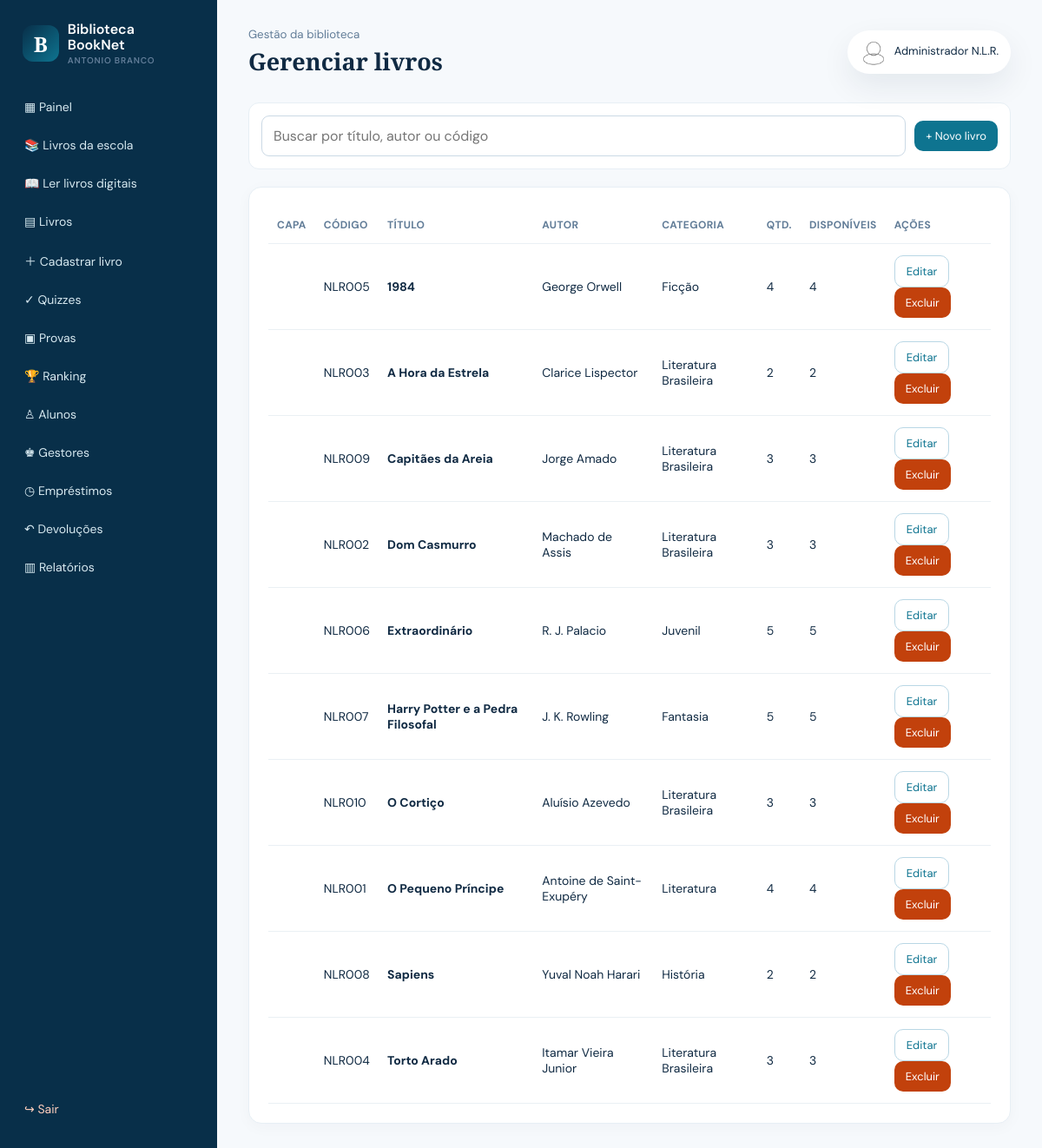
Screenshot of /admin/livros.php (signed in) with the database file from the repository.
### tables this page shows
CREATE TABLE IF NOT EXISTS livros(id INT UNSIGNED AUTO_INCREMENT PRIMARY KEY,codigo_barras VARCHAR(80) UNIQUE,isbn VARCHAR(30),titulo VARCHAR(255) NOT NULL,autor VARCHAR(180) NOT NULL,categoria VARCHAR(100),editora VARCHAR(150),ano_publicacao SMALLINT UNSIGNED,quantidade INT UNSIGNED NOT NULL DEFAULT 0,quantidade_disponivel INT UNSIGNED NOT NULL DEFAULT 0,descricao TEXT,biografia_autor TEXT,capa VARCHAR(255),arquivo_pdf VARCHAR(255),created_at TIMESTAMP DEFAULT CURRENT_TIMESTAMP,updated_at TIMESTAMP DEFAULT CURRENT_TIMESTAMP ON UPDATE CURRENT_TIMESTAMP,INDEX(titulo),INDEX(autor),INDEX(categoria));

### config/functions.php (called while the page is built, shortened)
<?php
require_once __DIR__ . '/database.php';
function e(?string $value): string { return htmlspecialchars((string)$value, ENT_QUOTES, 'UTF-8'); }
function base_url(string $path = ''): string {
    $script = str_replace('\\', '/', $_SERVER['SCRIPT_NAME'] ?? '/index.php');
    if (preg_match('~/(?:admin|aluno|api)/[^/]+$~', $script)) {
        $folder = preg_replace('~/(?:admin|aluno|api)/[^/]+$~', '', $script);
    } else {
        $folder = rtrim(str_replace('\\', '/', dirname($script)), '/');
    }
    return $folder . ($path !== '' ? '/' . ltrim($path, '/') : '');
}

### config/auth.php (called while the page is built, shortened)
<?php
require_once __DIR__ . '/functions.php';
function user(): ?array { return $_SESSION['user'] ?? null; }
function is_admin(): bool { return in_array(user()['tipo'] ?? '', ['administrador','gestor','bibliotecario'], true); }

### config/database.php (called while the page is built, shortened)
<?php
function db(): PDO {
    static $pdo = null;
    if ($pdo === null) {
        $pdo = new PDO('mysql:host=' . DB_HOST . ';dbname=' . DB_NAME . ';charset=utf8mb4', DB_USER, DB_PASS, [
            PDO::ATTR_ERRMODE => PDO::ERRMODE_EXCEPTION,
            PDO::ATTR_DEFAULT_FETCH_MODE => PDO::FETCH_ASSOC,
            PDO::ATTR_EMULATE_PREPARES => false,
        ]);
    }
    return $pdo;
}

### admin/livros.php (the view)
<?php require_once __DIR__.'/../config/auth.php';require_admin();if($_SERVER['REQUEST_METHOD']==='POST'){verify_csrf();$id=(int)$_POST['id'];$active=db()->prepare("SELECT COUNT(*) FROM emprestimos WHERE livro_id=?");$active->execute([$id]);if($active->fetchColumn())flash('error','Este livro possui empréstimos registrados (ativos ou no histórico) e não pode ser excluído.');else{try{db()->prepare('DELETE FROM livros WHERE id=?')->execute([$id]);flash('success','Livro excluído.');}catch(PDOException $e){flash('error','Não foi possível excluir este livro.');}}redirect('admin/livros.php');}$q=trim($_GET['q']??'');$s=db()->prepare('SELECT * FROM livros WHERE titulo LIKE ? OR autor LIKE ? OR codigo_barras LIKE ? ORDER BY titulo');$s->execute(array_fill(0,3,'%'.$q.'%'));$books=$s->fetchAll();$pageTitle='Gerenciar livros';require __DIR__.'/../includes/header.php';require __DIR__.'/../includes/dashboard-nav.php';?><div class="filterbar"><div class="searchbar"><form><input name="q" value="<?=e($q)?>" placeholder="Buscar por título, autor ou código"></form></div><a class="btn btn-small" href="<?=base_url('admin/cadastrar-livro.php')?>">+ Novo livro</a></div><section class="panel"><div class="table-wrap"><table><thead><tr><th>Capa</th><th>Código</th><th>Título</th><th>Autor</th><th>Categoria</th><th>Qtd.</th><th>Disponíveis</th><th>Ações</th></tr></thead><tbody><?php foreach($books as $l):?><tr><td><?php if($l['capa']):?><img class="mini-cover" src="<?=base_url('assets/uploads/capas/'.$l['capa'])?>" alt=""><?php endif;?></td><td><?=e($l['codigo_barras'])?></td><td><b><?=e($l['titulo'])?></b></td><td><?=e($l['autor'])?></td><td><?=e($l['categoria'])?></td><td><?=$l['quantidade']?></td><td><?=$l['quantidade_disponivel']?></td><td><a class="btn btn-small btn-outline" href="<?=base_url('admin/editar-livro.php?id='.(int)$l['id'])?>">Editar</a> <form method="post" style="display:inline"><?=csrf_field()?><input type="hidden" name="id" value="<?=$l['id']?>"><button class="btn btn-small btn-danger" data-confirm="Excluir este livro?">Excluir</button></form></td></tr><?php endforeach;?></tbody></table></div></section><?php require __DIR__.'/../includes/dashboard-footer.php';?>

### includes/header.php (shortened to what this page needs)
<?php require_once __DIR__ . '/../config/auth.php'; $pageTitle = $pageTitle ?? 'Biblioteca BookNet'; $flash = get_flash(); ?>
<!doctype html><html lang="pt-BR"><head><link rel="stylesheet" href="<?= base_url('assets/css/style.css') ?>"></head><body>

### includes/dashboard-nav.php
<?php $admin = is_admin(); ?>
<div class="app-shell"><aside class="sidebar"><a class="brand" href="<?= base_url('index.php') ?>"><span class="brand-mark">B</span><span>Biblioteca BookNet<small>Antonio Branco</small></span></a><nav>
<a href="<?= base_url($admin?'admin/dashboard.php':'aluno/dashboard.php') ?>">▦ Painel</a><a href="<?= base_url('aluno/livros-escola.php') ?>">📚 Livros da escola</a><a href="<?= base_url('aluno/livros-digitais.php') ?>">📖 Ler livros digitais</a>
<?php if(!$admin): ?><a href="<?= base_url('aluno/meus-emprestimos.php') ?>">◷ Meus empréstimos</a><a href="<?= base_url('aluno/historico.php') ?>">↶ Histórico</a><a href="<?= base_url('aluno/quizzes.php') ?>">✓ Quizzes</a><a href="<?= base_url('aluno/provas.php') ?>">▣ Provas</a><a href="<?= base_url('aluno/ranking.php') ?>">🏆 Ranking</a><a href="<?= base_url('aluno/central.php') ?>">★ Minha biblioteca</a><a href="<?= base_url('aluno/chat.php') ?>">◌ Chat dos alunos</a><a href="<?= base_url('aluno/perfil.php') ?>">◉ Meu perfil</a><?php else: ?><a href="<?= base_url('admin/livros.php') ?>">▤ Livros</a><a href="<?= base_url('admin/cadastrar-livro.php') ?>">＋ Cadastrar livro</a><a href="<?= base_url('admin/quizzes.php') ?>">✓ Quizzes</a><a href="<?= base_url('admin/provas.php') ?>">▣ Provas</a><a href="<?= base_url('aluno/ranking.php') ?>">🏆 Ranking</a><a href="<?= base_url('admin/alunos.php') ?>">♙ Alunos</a><a href="<?= base_url('admin/gestores.php') ?>">♚ Gestores</a><a href="<?= base_url('admin/emprestimos.php') ?>">◷ Empréstimos</a><a href="<?= base_url('admin/devolucoes.php') ?>">↶ Devoluções</a><a href="<?= base_url('admin/relatorios.php') ?>">▥ Relatórios</a><?php endif; ?>
</nav><a class="logout" href="<?= base_url('logout.php') ?>">↪ Sair</a></aside><main class="app-main"><header class="app-top"><button class="menu-toggle" aria-label="Abrir menu">☰</button><div><small><?= $admin ? 'Gestão da biblioteca' : 'Área do aluno' ?></small><h1><?= e($pageTitle) ?></h1></div><div class="user-pill"><img src="<?= base_url(user()['foto'] ?? 'assets/uploads/perfis/default.png') ?>" style="width:32px;height:32px;border-radius:50%;object-fit:cover;vertical-align:middle;margin-right:8px"><?= e(user()['nome'] ?? '') ?></div></header>

### includes/dashboard-footer.php
</main></div></body></html>

### assets/css/style.css (style rules this page uses)
:root { --navy:#082f49;--blue:#0e7490;--sky:#38bdf8;--ink:#102a43;--muted:#627d98;--paper:#f6f9fc;--line:#d9e2ec;--white:#fff;--danger:#c2410c;--success:#047857;--shadow:0 14px 35px #102a4314 }
* { box-sizing:border-box }
body { margin:0;background:var(--paper);color:var(--ink);font:16px 'DM Sans',sans-serif }
a { color:inherit;text-decoration:none }
.brand { display:flex;align-items:center;gap:10px;font-weight:600;line-height:1.1 }
.brand small { display:block;font-size:10px;color:var(--muted);letter-spacing:.08em;text-transform:uppercase;margin-top:4px }
.brand-mark { background:linear-gradient(135deg,var(--navy),var(--blue));color:#fff;font:700 24px 'Playfair Display';width:42px;height:42px;border-radius:12px;display:grid;place-items:center }
.btn { display:inline-flex;align-items:center;justify-content:center;border:0;border-radius:10px;background:var(--blue);color:white;font:600 15px inherit;padding:13px 21px;cursor:pointer;transition:.2s }
.btn-outline { background:transparent;color:var(--blue);border:1px solid #b9d7e5 }
.btn-danger { background:var(--danger) }
.btn-small { padding:9px 13px;font-size:13px }
.form-group input,.form-group select,.form-group textarea,.searchbar input { width:100%;padding:12px 13px;border:1px solid #cbd9e5;border-radius:9px;font:inherit;color:var(--ink);background:#fff }
.app-shell { display:flex;min-height:100vh }
.sidebar { background:var(--navy);color:#d7e9f0;width:250px;padding:25px 16px;display:flex;flex-direction:column;position:fixed;inset:0 auto 0 0 }
.sidebar .brand { color:#fff;margin:0 10px 28px }
.sidebar nav { display:grid;gap:4px }
.sidebar nav a,.logout { border-radius:8px;padding:11px 12px;font-size:14px }
.logout { margin-top:auto;color:#ffcfbd }
.app-main { margin-left:250px;width:calc(100% - 250px);padding:28px max(3vw,20px) }
.app-top { display:flex;align-items:center;justify-content:space-between;margin-bottom:26px }
.app-top h1 { font:700 27px 'Playfair Display';margin:3px 0 }
.app-top small { color:var(--muted) }
.user-pill { background:#fff;border-radius:99px;padding:9px 14px;font-size:13px;box-shadow:var(--shadow) }
.panel { background:#fff;border:1px solid #e7eff5;border-radius:15px;padding:22px;margin-top:20px;box-shadow:0 4px 18px #102a4308 }
.table-wrap { overflow:auto }
table { width:100%;border-collapse:collapse;font-size:14px }
th { text-align:left;color:var(--muted);font-size:12px;text-transform:uppercase;letter-spacing:.03em }
th,td { padding:13px 10px;border-bottom:1px solid #eaf0f4;vertical-align:middle }
.filterbar { display:flex;gap:10px;align-items:center;background:#fff;padding:14px;border:1px solid #e7eff5;border-radius:12px;margin-bottom:20px }
.searchbar { flex:1 }
html { -webkit-text-size-adjust:100% }
img,video,iframe { max-width:100% }
.sidebar { overflow-y:auto;-webkit-overflow-scrolling:touch }
.btn,.menu-toggle,.password-toggle,.sidebar nav a { touch-action:manipulation }
html { scroll-behavior:smooth }
body { min-width:320px;overflow-x:hidden }
input,select,textarea,button { max-width:100%;font:inherit }
button,a,.btn { -webkit-tap-highlight-color:transparent }
.nav nav a,.sidebar nav a { overflow-wrap:anywhere }
.app-main>* { min-width:0 }
.panel,.card,.metric,.book-card,.auth-card { min-width:0 }
.table-wrap { width:100%;max-width:100%;overflow-x:auto;overscroll-behavior-x:contain }
.table-wrap table { min-width:620px }
img,video,iframe { height:auto }
.form-group input,.form-group select,.form-group textarea, .searchbar input { min-height:44px;max-width:100% }

### rows the page displays
livros: codigo_barras "NLR005", titulo "1984", autor "George Orwell", categoria "Ficção", quantidade "4", quantidade_disponivel "4"
livros: codigo_barras "NLR003", titulo "A Hora da Estrela", autor "Clarice Lispector", categoria "Literatura Brasileira", quantidade "2", quantidade_disponivel "2"
livros: codigo_barras "NLR009", titulo "Capitães da Areia", autor "Jorge Amado", categoria "Literatura Brasileira", quantidade "3", quantidade_disponivel "3"
livros: codigo_barras "NLR002", titulo "Dom Casmurro", autor "Machado de Assis", categoria "Literatura Brasileira", quantidade "3", quantidade_disponivel "3"
livros: codigo_barras "NLR006", titulo "Extraordinário", autor "R. J. Palacio", categoria "Juvenil", quantidade "5", quantidade_disponivel "5"
livros: codigo_barras "NLR007", titulo "Harry Potter e a Pedra Filosofal", autor "J. K. Rowling", categoria "Fantasia", quantidade "5", quantidade_disponivel "5"
livros: codigo_barras "NLR010", titulo "O Cortiço", autor "Aluísio Azevedo", categoria "Literatura Brasileira", quantidade "3", quantidade_disponivel "3"
livros: codigo_barras "NLR001", titulo "O Pequeno Príncipe", autor "Antoine de Saint-Exupéry", categoria "Literatura", quantidade "4", quantidade_disponivel "4"
livros: codigo_barras "NLR008", titulo "Sapiens", autor "Yuval Noah Harari", categoria "História", quantidade "2", quantidade_disponivel "2"
livros: codigo_barras "NLR004", titulo "Torto Arado", autor "Itamar Vieira Junior", categoria "Literatura Brasileira", quantidade "3", quantidade_disponivel "3"

### other values shown
$pageTitle "Gerenciar livros"
user()['nome'] "Administrador N.L.R."
